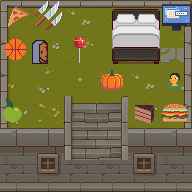

A level layout from a 2D game, rendered from its tile map. Below: a short description, then the map file with its tile-grid data intact:
An orthogonal 6x6 tile map with 32x32 px tiles, 5 tile layers (Floor, Walls, Furniture, Raghav Door Exit, ...), 6 tilesets.

<map version="1.10" tiledversion="1.11.2" orientation="orthogonal" renderorder="right-down" width="6" height="6" tilewidth="32" tileheight="32" infinite="0" nextlayerid="6" nextobjectid="1">
 <tileset firstgid="1" source="TX Tileset Grass.tsx" />
 <tileset firstgid="65" source="TX Tileset Wall.tsx" />
 <tileset firstgid="321" source="TX Struct.tsx" />
 <tileset firstgid="577" source="MegaPixelArt32x32pxIcons_SpriteSheet.tsx" />
 <tileset firstgid="1081" source="beds_BR.tsx" />
 <tileset firstgid="1137" source="door_open.tsx" />
 <layer id="1" name="Floor" width="6" height="6">
  <data encoding="csv">
5,6,7,8,31,32,
13,14,15,16,39,40,
21,22,5,6,7,8,
29,30,341,342,15,16,
28,29,357,358,23,24,
36,37,29,30,31,32
</data>
 </layer>
 <layer id="2" name="Walls" width="6" height="6">
  <data encoding="csv">
82,83,83,83,83,84,
90,0,0,0,0,91,
90,0,0,0,0,91,
106,0,0,0,0,107,
165,167,0,0,167,165,
181,183,181,181,183,181
</data>
 </layer>
 <layer id="3" name="Furniture" width="6" height="6">
  <data encoding="csv">
790,754,0,1107,1108,587,
676,0,743,1114,1115,0,
0,0,0,0,0,960,
821,0,0,0,768,789,
0,0,0,0,0,0,
0,0,0,0,0,0
</data>
 </layer>
 <layer id="5" name="Raghav Door Exit" width="6" height="6">
  <data encoding="csv">
0,0,0,0,0,0,
0,1137,0,0,0,0,
0,0,0,0,0,0,
0,0,0,0,0,0,
0,0,0,0,0,0,
0,0,0,0,0,0
</data>
 </layer>
 <layer id="4" name="Raghav Trigger" width="6" height="6">
  <data encoding="csv">
0,0,0,0,0,0,
0,0,0,0,0,0,
0,0,0,825,0,0,
0,0,0,0,0,0,
0,0,0,0,0,0,
0,0,0,0,0,0
</data>
 </layer>
</map>
